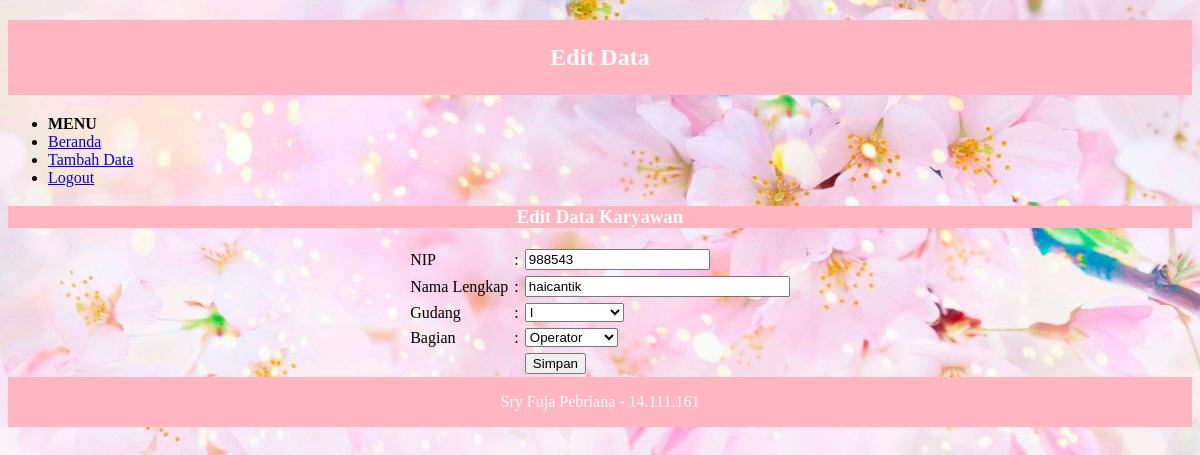
The app's page /karyawan/edit.php?id=7 with its own data.
### tables this page shows
CREATE TABLE `datakaryawan` (
  `karyawan_id` int(11) NOT NULL,
  `karyawan_nip` int(20) NOT NULL,
  `karyawan_nama` varchar(20) NOT NULL,
  `karyawan_gudang` varchar(32) NOT NULL,
  `karyawan_bagian` varchar(30) NOT NULL
);

### karyawan/edit.php (the view, shortened to what this page needs)
<!DOCTYPE html>
<html>
<head>
</head>
<body>
	<h2>Edit Data</h2>
	<nav>
				<ul>
					<li><b>MENU</b></li>
					<li><a href="index.php">Beranda</a></li>
					<li><a href="tambah.php">Tambah Data</a></li>
					<li><a href="../login/logout.php">Logout</a></li>
				</ul>
			</nav>
	<h3>Edit Data Karyawan</h3>
	<?php
	$id = $_GET['id'];
	$show = mysql_query("SELECT * FROM datakaryawan WHERE karyawan_id='$id'");
	if(mysql_num_rows($show) == 0){
		echo '<script>window.history.back()</script>';
	}else{
		$data = mysql_fetch_assoc($show);
	}
	?>
	<form action="edit-proses.php" method="post">
		<table cellpadding="3" cellspacing="0" align="center">
			<tr>
				<td>NIP</td>
				<td>:</td>
				<td><input type="text" name="nip" value="<?php echo $data['karyawan_nip']; ?>" required></td>
			</tr>
			<tr>
				<td>Nama Lengkap</td>
				<td>:</td>
				<td><input type="text" name="nama" size="30" value="<?php echo $data['karyawan_nama']; ?>" required></td>
			</tr>
			<tr>
				<td>Gudang</td>
				<td>:</td>
				<td>
					<select name="gudang" required>
						<option value="I" <?php if($data['karyawan_gudang'] == 'I'){ echo 'selected'; } ?>>I</option>
					</select>
				</td>
			</tr>
			<tr>
				<td>Bagian</td>
				<td>:</td>
				<td>
					<select name="bagian" required>
						<option value="Operator" <?php if($data['karyawan_bagian'] == 'Operator'){ echo 'selected'; } ?>>Operator</option>
					</select>
				</td>
			</tr>
			<tr>
				<td>&nbsp;</td>
				<td></td>
				<td><input type="submit" name="simpan" value="Simpan"></td>
			</tr>
		</table>
	</form>
	<footer>Sry Fuja Pebriana - 14.111.161</footer>
</body>
</html>

### karyawan/edit.php (style rules this page uses)
h2, footer { padding: 1em; color:#FFFFFF; background-color:#FFB6C1; clear:left; text-align :center; }
h3 { color:#FFFFFF; background-color:#FFB6C1; clear:left; text-align :center; }
body { background: url('sakura2.jpg') no-repeat scroll; background-size: 100% 100%; min-height: 700px; }

### records on screen
datakaryawan: nip "988543", nama "haicantik", gudang "I", bagian "Operator"
